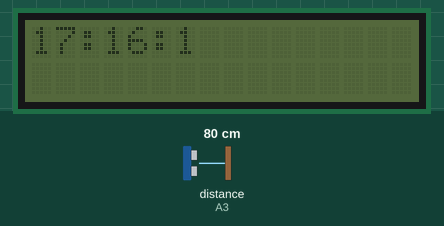
Simulated run of this sketch. Board: Arduino Uno, built with avr-gcc and run on an emulated ATmega328P. Shown: 16×2 character LCD. Inputs (shaded band) come from the test bench; at power-on: distance to the obstacle (sensor on A3) 80 cm.

Above: at 1.6 s.
1.7 s: distance to the obstacle (sensor on A3) set to 17 cm
3.5 s: distance to the obstacle (sensor on A3) set to 13 cm
At 4.9 s:
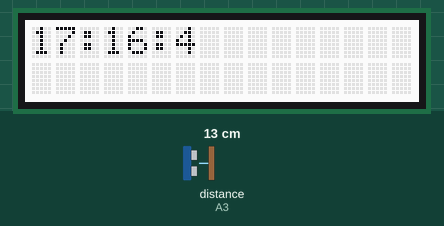
7.7 s: distance to the obstacle (sensor on A3) set to 18 cm
At 11.7 s:
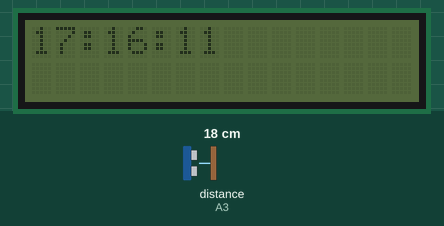
Timing chart, 0 to 13.2 s (numbered marks = the images above; inputs shaded):
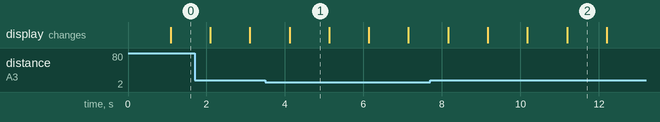

Measured:
- the behaviour switches between 15 and 14 cm on distance to the obstacle (sensor on A3) (found by bisection; images 0 and 1)
- after the input at 3.5 s, the display: changes after 0.62 s (image 1)
- after the input at 7.7 s, the display: first differs from a run without the input after 3.5 s (image 2)
- what the display in image 1 shows lasts 1.0 s, from 4.1 s to 5.1 s

The sketch:

clock.ino
```cpp
#include <Wire.h>
#include "rgb_lcd.h"
#include "Ultrasonic.h"

Ultrasonic ultrasonic(A3);
rgb_lcd lcd;
int hour=17;
int minute=16;
int second=00;
int rgb=0;
void setup() {
  // put your setup code here, to run once:
lcd.begin(16, 2);
lcd.print(hour);
lcd.print(":");
lcd.print(minute);
lcd.print(":");
lcd.print(second);
lcd.setRGB(0,0,0);
}

void loop() {
  // put your main code here, to run repeatedly:
  delay(1000);
  lcd.clear();
  second+=1;
  if(rgb==0) {
  lcd.setRGB(0,0,0);
  checkHand();
  }
  else rgb-=1;
if(second>59){
  minute+=1;
  second=0;
}
if(minute>59){
  hour+=1;
  minute=0;
}
lcd.print(hour);
lcd.print(":");
lcd.print(minute);
lcd.print(":");
lcd.print(second);
}
void checkHand(){
  long RangeInCentimeters;
  RangeInCentimeters = ultrasonic.MeasureInCentimeters();
  if(RangeInCentimeters<15) {lcd.setRGB(255,255,255);
  rgb=6;
  }
}
```
